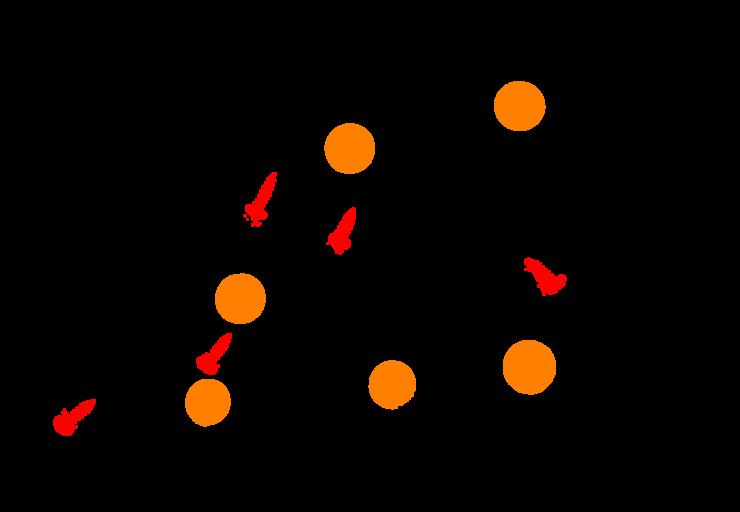
%> input picture output/IMG_01.jpg, 740 x 512 px
$ octave 'Task 5-6.m'   (GNU Octave 9; MATLAB toolbox functions it lacks are replaced by stand-ins)
%> lines starting %> are read from the running program, lines starting %| are printed output that depends on the picture; in (x1, y1, x2, y2) boxes, pixels count from 0 and x2, y2 are one past the last pixel; in counts of white or black regions, pixels touching at a corner belong together; the program's own positions count from 1
%Setting array's containing the names of each images for both the input
%images + ground truth values
Input_Images = ["IMG_01.jpg","IMG_02.jpg","IMG_03.jpg","IMG_04.jpg","IMG_05.jpg","IMG_06.jpg","IMG_07.jpg","IMG_08.jpg","IMG_09.jpg","IMG_10.jpg"];
GT_Images = ["IMG_01_GT.png","IMG_02_GT.png","IMG_03_GT.png","IMG_04_GT.png","IMG_05_GT.png","IMG_06_GT.png","IMG_07_GT.png","IMG_08_GT.png","IMG_09_GT.png","IMG_10_GT.png"];

%Setting varables that will be used to calculate the total Dice Score
%Precision & Recall for all images.
Dice_Score_Count = 0;
Precision_Score_Count = 0;
Recall_Score_Count = 0;

%Looping 10 times as there are 10 images
for imagenum = 1:10

%-------------------------- Task 5: Robust method --------------------------

%Reading the image into the enviroment.
I = imread(Input_Images(imagenum));
%> I is the input picture: size 512x740x3 uint8; mean R, G, B 10.8, 4.3, 0.5

%Converting image to greyscale
I_gray = rgb2gray(I);
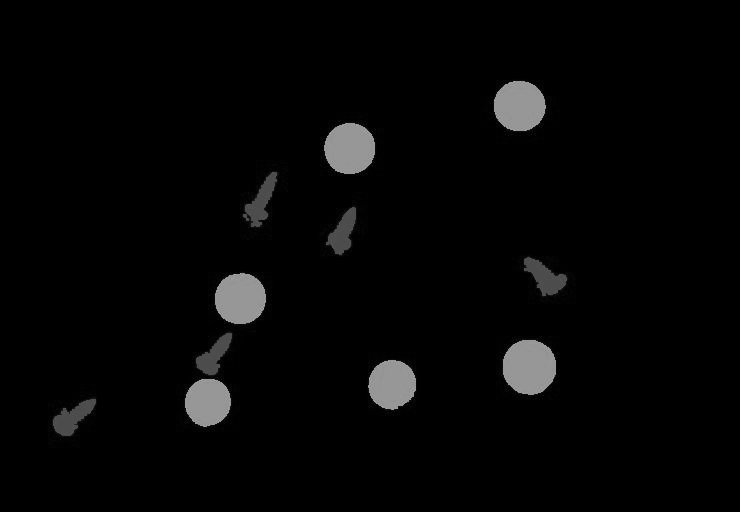
%> I_gray: size 512x740 uint8; min 0, max 187, mean 5.8

%Rescaling image using imresize by -50% and bilinear interpolation
I_Rescaled = imresize(I_gray,0.5,'bicubic');

%Sharpening image with imsharpen with a radius of 2 and an amount of 9
I_Sharpened = imsharpen(I_Rescaled,'Radius',2,'Amount',9);
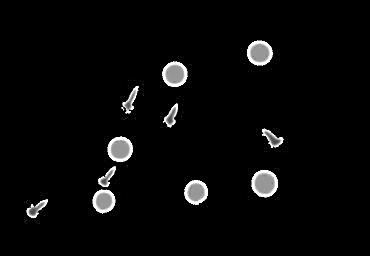
%> I_Sharpened: size 256x370 uint8; min 0, max 255, mean 8.4

%Binarizing the image using adaptive thresholding.
I_Binary = imbinarize(I_Sharpened,'adaptive','ForegroundPolarity','dark','Sensitivity',0.38);
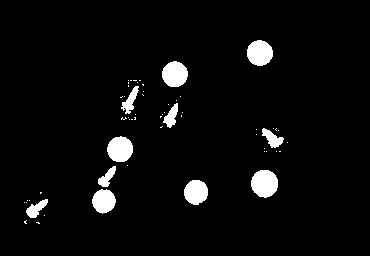
%> I_Binary: size 256x370 logical; 4.4% white; 58 white regions (47 under 20 px), largest, box (x1, y1, x2, y2) and area: (251, 170, 278, 198) 594, (247, 40, 273, 66) 528, (107, 136, 133, 162) 527

%Using imcomplement to flip white/black.
I_Complement = imcomplement(I_Binary);

%Creating 2 line based structural elements
se90 = strel('line',2,90);
se0 = strel('line',2,0);

%Dilating the image with those 2 elements and filling holes.
I_Dilate = imdilate(I_Complement,[se90 se0]);
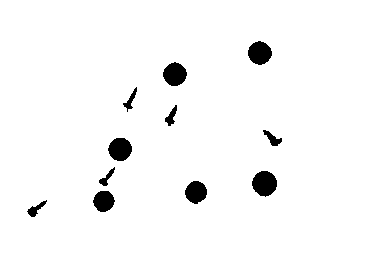
%> I_Dilate: size 256x370 logical; 96.8% white; 11 black regions, largest, box (x1, y1, x2, y2) and area: (252, 171, 277, 197) 488, (248, 41, 272, 65) 428, (108, 138, 132, 161) 427
I_Fill = imfill(I_Dilate,'holes');
%> I_Fill: size 256x370 logical; every value is 1

%Removing objects below 60px
I_Seg = bwareaopen(I_Fill,60);

%Creating a labelled image
L = bwlabel(I_Seg,8);
%> L: size 256x370 double; every value is 1

%Getting a list of each objects Circularity & Area
stats = regionprops('table',I_Seg,'Area','Circularity');
%> stats = 1 region; Area and Circularity: 94720 0.792

%Finding which objects are washers, large screws or small screws based on there Circularity and area.. Labelling them based on this.
stats_length = height(stats);
%> stats_length = 1
for row = 1:stats_length
   if stats{row,2} > 0.75
       L(L == row)= 55;
   elseif stats{row,1} > 1000
       L(L == row)= 56;
   else
       L(L == row)= 57;
   end
end
%> this loop made 1 pass
%> L: size 256x370 double; every value is 55


%Replacing label value of 55,56 and 57 with 1,2 and 3. This is just for color
%later. They cannot be set initally as 1,2 or 3 else it breaks! Has to be
%done now.
L(L==55)=1;
L(L==56)=2;
L(L==57)=3;

%Saving the RGB label to the output folder.
RGB_label = label2rgb(L,'prism','k','shuffle');
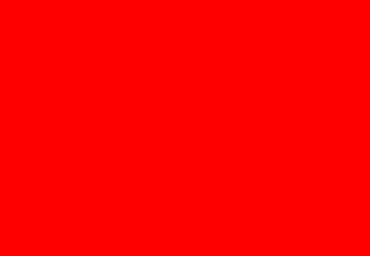
%> RGB_label: size 256x370x3 uint8; mean R, G, B 255, 0, 0
name = "output/" + Input_Images(imagenum);
imwrite(RGB_label,name);


%-------------------------- Task 6: Performance evaluation -----------------
% Step 1: Load ground truth data
%> (the run ends here)
